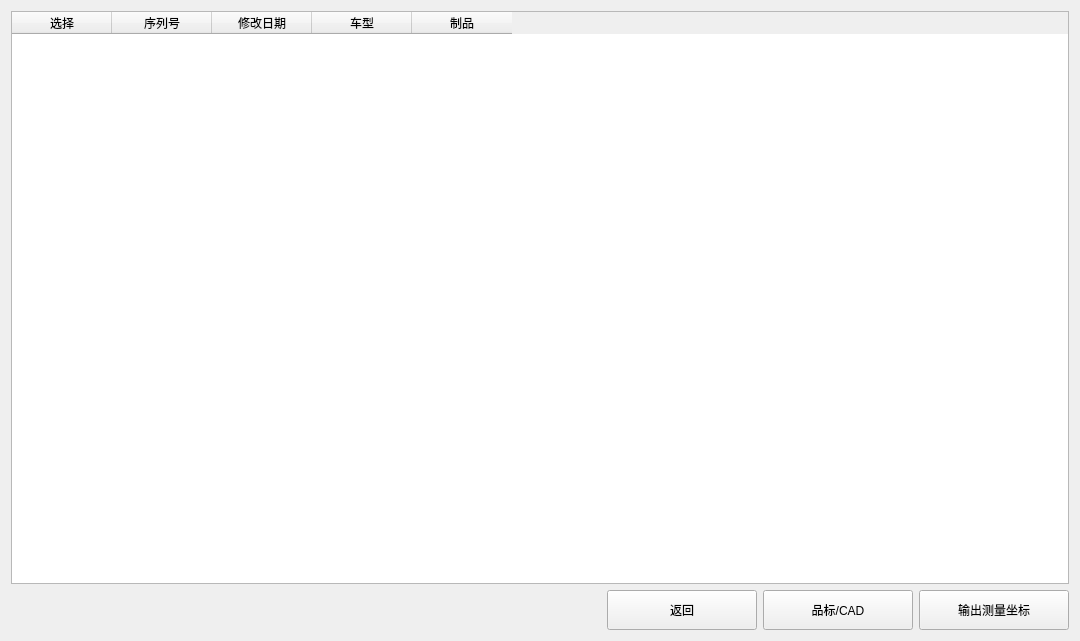
<?xml version="1.0" encoding="UTF-8"?>
<ui version="4.0">
 <class>CADSearchResultWidget</class>
 <widget class="QWidget" name="CADSearchResultWidget">
  <property name="geometry">
   <rect>
    <x>0</x>
    <y>0</y>
    <width>1080</width>
    <height>641</height>
   </rect>
  </property>
  <property name="windowTitle">
   <string>Form</string>
  </property>
  <layout class="QVBoxLayout" name="verticalLayout">
   <item>
    <widget class="QTableWidget" name="tableWidget">
     <column>
      <property name="text">
       <string>选择</string>
      </property>
     </column>
     <column>
      <property name="text">
       <string>序列号</string>
      </property>
     </column>
     <column>
      <property name="text">
       <string>修改日期</string>
      </property>
     </column>
     <column>
      <property name="text">
       <string>车型</string>
      </property>
     </column>
     <column>
      <property name="text">
       <string>制品</string>
      </property>
     </column>
    </widget>
   </item>
   <item>
    <layout class="QHBoxLayout" name="horizontalLayout">
     <item>
      <spacer name="horizontalSpacer">
       <property name="orientation">
        <enum>Qt::Horizontal</enum>
       </property>
       <property name="sizeHint" stdset="0">
        <size>
         <width>40</width>
         <height>20</height>
        </size>
       </property>
      </spacer>
     </item>
     <item>
      <widget class="QPushButton" name="back">
       <property name="minimumSize">
        <size>
         <width>150</width>
         <height>40</height>
        </size>
       </property>
       <property name="text">
        <string>返回</string>
       </property>
      </widget>
     </item>
     <item>
      <widget class="QPushButton" name="cad">
       <property name="minimumSize">
        <size>
         <width>150</width>
         <height>40</height>
        </size>
       </property>
       <property name="text">
        <string>品标/CAD</string>
       </property>
      </widget>
     </item>
     <item>
      <widget class="QPushButton" name="measurement">
       <property name="minimumSize">
        <size>
         <width>150</width>
         <height>40</height>
        </size>
       </property>
       <property name="text">
        <string>输出测量坐标</string>
       </property>
      </widget>
     </item>
    </layout>
   </item>
  </layout>
 </widget>
 <resources/>
 <connections/>
</ui>
